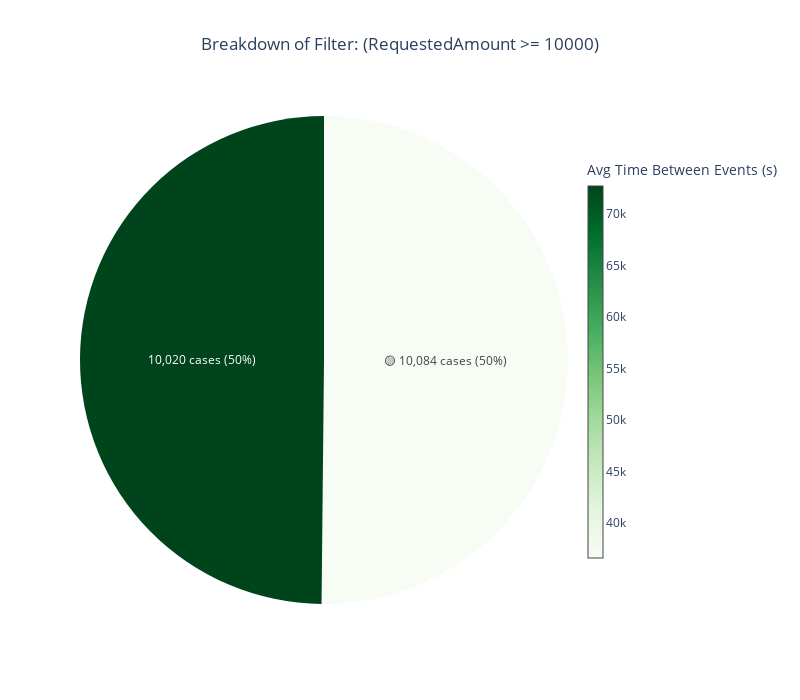

The code cell stored with this chart in its notebook:
### Code cell
# Example 6: details=True
pie('rs_LoanOverThreshold', log_view, metric='avg_time_between_events', details=True)

### Figure 1 — Plotly figure (JSON) as saved in the notebook; plotly's stock layout.template omitted (floating-point values rounded to 4 significant figures)
{"data": [{"customdata": [["(CreditScore >= 600) ✅ →<br>(RequestedAmount >= 10000) ✅"], ["(CreditScore >= 600) ❌ →<br>(RequestedAmount >= 10000) ✅"]], "hovertemplate": "<b>%{customdata[0]}</b><extra></extra>", "labels": ["🟡 10,084 cases (50%)", "10,020 cases (50%)"], "marker": {"colors": ["rgb(247, 252, 245)", "rgb(0, 68, 27)"]}, "textinfo": "label", "type": "pie", "values": [10084, 10020]}, {"hoverinfo": "none", "marker": {"cmax": 72710.0, "cmin": 36610.0, "color": [36610.0], "colorbar": {"len": 0.8, "thickness": 15, "title": {"text": "Avg Time Between Events (s)"}}, "colorscale": [[0, "rgb(247,252,245)"], [0.125, "rgb(229,245,224)"], [0.25, "rgb(199,233,192)"], [0.375, "rgb(161,217,155)"], [0.5, "rgb(116,196,118)"], [0.625, "rgb(65,171,93)"], [0.75, "rgb(35,139,69)"], [0.875, "rgb(0,109,44)"], [1, "rgb(0,68,27)"]], "showscale": true}, "mode": "markers", "showlegend": false, "type": "scatter", "x": [null], "y": [null]}], "layout": {"height": 700, "paper_bgcolor": "white", "plot_bgcolor": "white", "showlegend": false, "title": {"text": "Breakdown of Filter: (RequestedAmount >= 10000)", "x": 0.5}, "width": 800, "xaxis": {"showgrid": false, "showticklabels": false, "zeroline": false}, "yaxis": {"showgrid": false, "showticklabels": false, "zeroline": false}}}
